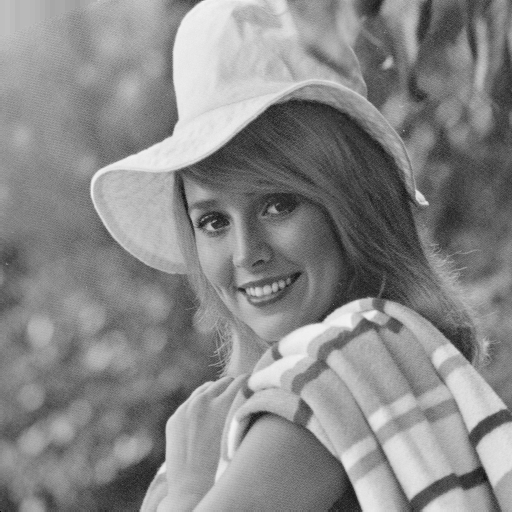
#> input picture 01 Image Fundamentals/img/Elaine.bmp, 512 x 512 px, found by its file name
$ python test.py
#> lines starting #> are read from the running program, lines starting #| are printed output that depends on the picture; long printed decimals are rounded
import numpy as np
import cv2
import math as m
import sys

path = r'.\img\Elaine.bmp'

img = cv2.imread(path)
#> img is the input picture: shape (512, 512, 3); min 0, max 243, mean 136.4
angle = 30

#get rotation matrix
def getRMat(cx=0, cy=0, angle=0, scale=1):
    a = scale*m.cos(angle*np.pi/180)
    b = scale*(m.sin(angle*np.pi/180))
    u = (1-a)*cx-b*cy
    v = b*cx+(1-a)*cy
    return np.array([[a,b,u], [-b,a,v]])

#determine shape of img
h, w = img.shape[:2]
#> h = 512; w = 512
#print h, w
#determine center of image
cx, cy = (w / 2, h / 2)
#> cx = 256; cy = 256

#calculate rotation matrix
#then grab sine and cosine of the matrix
mat = getRMat(cx,cy, -int(angle), 1)
print (mat)
#| [[  0.866   -0.5        162.297]
#|  [  0.5          0.866  -93.703]]
cos = np.abs(mat[0,0])
#> cos = 0.866
sin  = np.abs(mat[0,1])
#> sin = 0.5

#calculate new height and width to account for rotation
newWidth = int((h * sin) + (w * cos))
#> newWidth = 699
newHeight = int((h * cos) + (w * sin))
#> newHeight = 699
#print newWidth, newHeight

mat[0,2] += (newWidth / 2) - cx
mat[1,2] += (newHeight / 2) - cy

#this is how the image SHOULD look
dst = cv2.warpAffine(img, mat, (newWidth, newHeight))
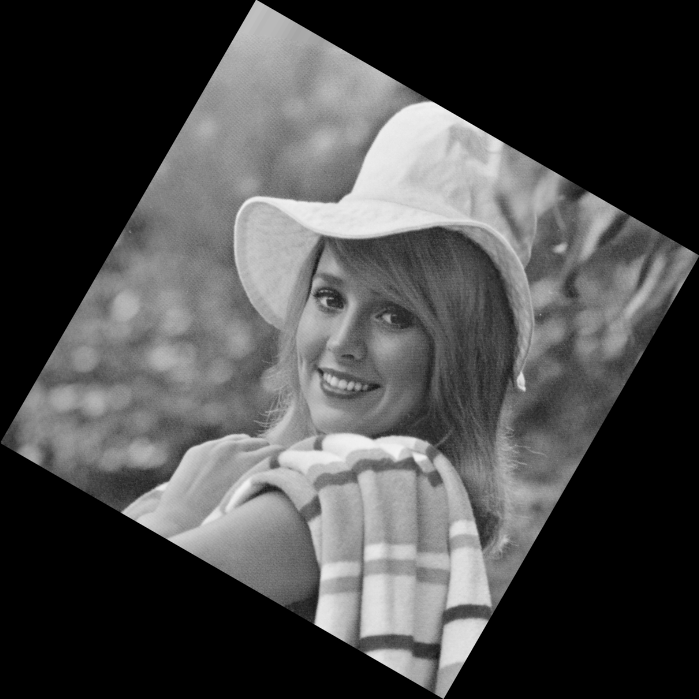
#> dst: shape (699, 699, 3); min 0, max 242, mean 73.2

cv2.imshow('dst', dst)
cv2.waitKey(0)
cv2.destroyAllWindows()

#apply transform
#attempt at my own warp affine function...still buggy tho
def warpAff(image, matrix, width, height):
    dst = np.zeros((width, height, 3), dtype=np.uint8)
    oldh, oldw = image.shape[:2]
    #print oldh, oldw
    #loop through old img and transform its coords
    for x in range(oldh):
        for y in range(oldw):
            #print y, x
            #transform the coordinates
            u = int(x*matrix[0,0]+y*matrix[0,1]+matrix[0,2])
            v = int(x*matrix[1,0]+y*matrix[1,1]+matrix[1,2])
            #print u, v
            #v -= width / 1.5
            if (u >= 0 and u < height) and (v >= 0 and v < width):
                dst[u,v] = image[x,y]
    return dst


dst = cv2.warpAffine(img, mat, (newWidth, newHeight))

cv2.imshow('dst', dst)
cv2.waitKey(0)
cv2.destroyAllWindows()
